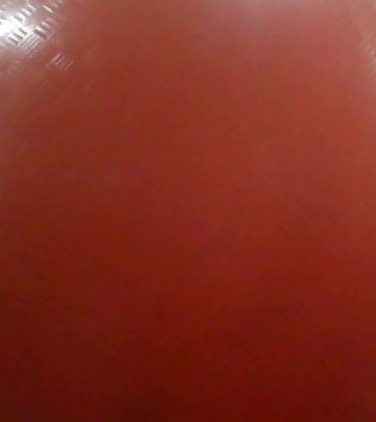
#> input picture src/main/python/vision/color.jpg, 376 x 422 px, given in place of the camera
$ python main.py
#> lines starting #> are read from the running program, lines starting #| are printed output that depends on the picture; after the words box and inside, x2 and y2 are one past the last pixel; in counts of white or black regions, pixels touching at a corner belong together
### src/main/python/vision/process_cargo.py
import cv2
import numpy as np
import math
import collections

# [5 lines left out: function get_contour_dis, not called in this run]

def get_angle_from_center(point , camera_view_angle, camera_view_width):
    dis_from_screen = (camera_view_width / 2) / math.tan(camera_view_angle / 2)
    return math.atan((point - camera_view_width / 2) / dis_from_screen)

def get_angle_2_points(point1, point2, camera_view_angle, camera_view_width):
    return get_angle_from_center(point2, camera_view_angle, camera_view_width) - get_angle_from_center(point1, camera_view_angle, camera_view_width)

# [4 lines left out: function get_cargo_abs_dis, not called in this run]

def detect_all_contours_by_color(frame, lower, upper):
    frame = cv2.cvtColor(frame, cv2.COLOR_BGR2HSV) # turn GBR TO HSV
    # set lower and upper threshold
    lower = np.array(lower) # H, S, V
    upper = np.array(upper)  # H, S, V
    # find all pixels in the hsv range
    frame = cv2.inRange(frame, lower, upper)
    # use dilate to reduce of noise
    kernel = np.ones((11,11),np.uint8)
    frame = cv2.dilate(frame, kernel, iterations = 1)
    # find all contours
    contours, hierarchy = cv2.findContours(frame, cv2.RETR_TREE, cv2.CHAIN_APPROX_SIMPLE)
    # find the biggest contour
    return contours
def detect_cargo(frame):
    return max(detect_all_contours_by_color(frame, [3,140,50], [7,255,255]), key = cv2.contourArea, default = None)

def find_duplicate(list_of_values):
    value_dict = collections.defaultdict(list)
    for index, item in enumerate(list_of_values):
        value_dict[item].append(index)
    return [l for k, l in value_dict.items() if len(l)>=2]

def detect_2_strips(frame):
    contour_list = detect_all_contours_by_color(frame, [50, 0, 200], [75, 100, 255])
    dup = find_duplicate([round(cv2.boundingRect(c)[1], -1) for c in contour_list])
    return contour_list[dup[0][0]] , contour_list[dup[0][1]]


# [4 lines left out: function draw_contour, not called in this run]

### src/main/python/vision/main.py
import cv2
import numpy as np
import math

from process_cargo import *

"""
a function used to get the distance and angle from a contour
it uses info about the camera, the attribues of the contour in real world size
then it uses trigonometry to find the approximate angle and distance from the target

params:
1) contour - the countor to find the process
2) real_width - the real width of the contour (the width of the object in real life)
3) camera_view_angle - the view angle of the camera (in degrees)
4) camera_view_width - the width of the camera feed (in pixels)
return:
1) distance from the target
2) angle from the target
"""
"""
def get_dis_angle(contour,real_width,camera_view_angle,camera_view_width):
    x,y,w,h = cv2.boundingRect(contour)
    distance_from_image_center = ((camera_view_width/2) - (x + w/2))
    angle_to_turn = 0
    distance_from_target = 0
    if distance_from_image_center != 0:
        angle_to_turn = camera_view_angle/(camera_view_width/distance_from_image_center)
        distance_from_target = abs(((distance_from_image_center*real_width)/w)/math.tan(angle_to_turn))
    return distance_from_target,angle_to_turn
"""


"""
a function used to detect the orange ball called as 'Cargo'
the function uses hsv thresholding and dilate/findContours functions
in order to find all of the orange contours. Then it choose the biggest contour found
and returns it as the cargo.

params:
1) frame - the frame to process
return:
1) the countor found as the cargo
"""
"""
a function used to accept a frame and a countor, then it draws the contour's outline
and puts a rectangle around it

params:
1) frame - the frame to draw on
2) contour - the contour to draw on the frame

return: None
"""
def process():
    CAMERA_VIEW_ANGLE = math.radians(50)
    CARGO_WIDTH = 33 # CM
    CAMERA = cv2.VideoCapture(0)
    while True: # work until break
        ret_val,img = CAMERA.read() # get frame from camera
        if ret_val: # check if frame exists
            detect_2_strips(img)
            c =  detect_2_strips(img) # find the cargo's contour
            if c is not None:
                # [6 lines of commented-out code are left out]
                for co in c:
                    draw_contour(img, co) # draw contour
                # TODO send contour to roborio or do something
            cv2.imshow('original', img)

            if cv2.waitKey(1) == 27:
                break  # esc to quit
    cv2.destroyAllWindows()

def main():
    print(find_duplicate([2, 2, 3, 4, 6, 3]))
    process()
#> in process, img is the input picture: shape (422, 376, 3); mean B, G, R 34.4, 46.9, 130.7
#> in detect_all_contours_by_color, `frame = cv2.cvtColor(frame, cv2.COLOR_BGR2HSV)`: frame: shape (422, 376, 3); mean H, S, V 5.3, 194.5, 130.7
#> in detect_all_contours_by_color, `frame = cv2.inRange(frame, lower, upper)`:
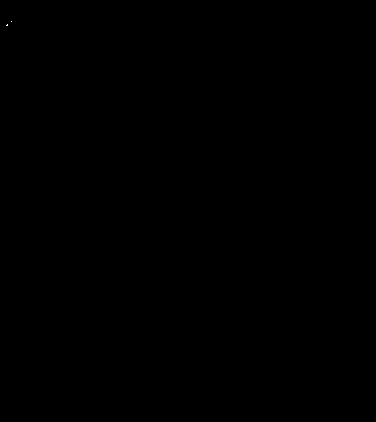
#> frame: shape (422, 376); 0% white in thin lines or dots, all inside (x1, y1, x2, y2) = (6, 21, 12, 26)
#> in detect_all_contours_by_color, `frame = cv2.dilate(frame, kernel, iterations = 1)`:
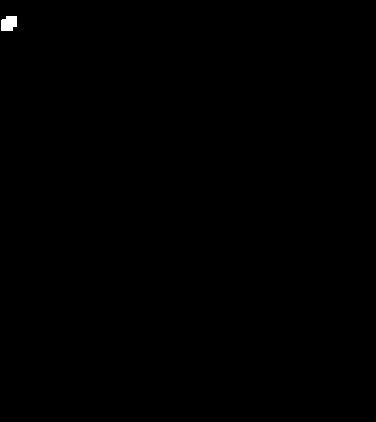
#> frame: shape (422, 376); 0.13% white; 1 white region
#> in detect_all_contours_by_color, `contours, hierarchy = cv2.findContours(frame, cv2.RETR_TREE, cv2.CHAIN..`: contours = 1 contour; box (x1, y1, x2, y2) and area: (1, 16, 17, 31) 180
#> in detect_2_strips, `contour_list = detect_all_contours_by_color(frame, [50, 0, 200], [75, ..`: contour_list has the same summary as contours in detect_all_contours_by_color
#> in detect_2_strips, `dup = find_duplicate([round(cv2.boundingRect(c)[1], -1) for c in conto..`: dup = []

if __name__ == '__main__':
#> (the run stopped early here; a loop or call above may not have finished)
